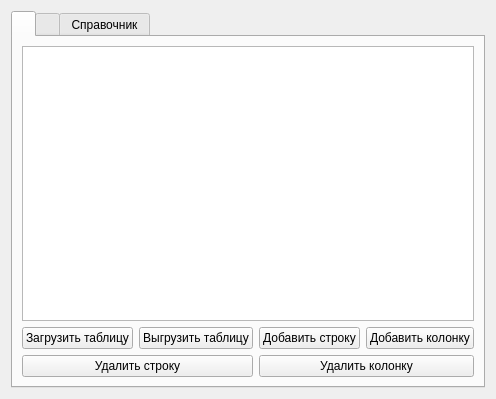
<?xml version="1.0" encoding="UTF-8"?>
<ui version="4.0">
 <class>Form</class>
 <widget class="QWidget" name="Form">
  <property name="geometry">
   <rect>
    <x>0</x>
    <y>0</y>
    <width>490</width>
    <height>399</height>
   </rect>
  </property>
  <property name="windowTitle">
   <string>Form</string>
  </property>
  <layout class="QGridLayout" name="gridLayout_2">
   <item row="0" column="0">
    <layout class="QGridLayout" name="gridLayout">
     <item row="0" column="0">
      <widget class="QTabWidget" name="tabWidget">
       <property name="currentIndex">
        <number>0</number>
       </property>
       <widget class="QWidget" name="tabWidgetPage1">
        <attribute name="title">
         <string/>
        </attribute>
        <layout class="QGridLayout" name="gridLayout_6">
         <item row="1" column="0">
          <widget class="QPushButton" name="pushButton_2">
           <property name="text">
            <string>Загрузить таблицу</string>
           </property>
          </widget>
         </item>
         <item row="1" column="3">
          <widget class="QPushButton" name="pushButton_5">
           <property name="text">
            <string>Добавить колонку</string>
           </property>
          </widget>
         </item>
         <item row="1" column="2">
          <widget class="QPushButton" name="pushButton_4">
           <property name="text">
            <string>Добавить строку</string>
           </property>
          </widget>
         </item>
         <item row="0" column="0" colspan="4">
          <widget class="QTableWidget" name="tableWidget"/>
         </item>
         <item row="1" column="1">
          <widget class="QPushButton" name="pushButton_3">
           <property name="text">
            <string>Выгрузить таблицу</string>
           </property>
          </widget>
         </item>
         <item row="2" column="2" colspan="2">
          <widget class="QPushButton" name="pushButton_7">
           <property name="text">
            <string>Удалить колонку</string>
           </property>
          </widget>
         </item>
         <item row="2" column="0" colspan="2">
          <widget class="QPushButton" name="pushButton_6">
           <property name="text">
            <string>Удалить строку</string>
           </property>
          </widget>
         </item>
        </layout>
       </widget>
       <widget class="QWidget" name="tabWidgetPage2">
        <attribute name="title">
         <string/>
        </attribute>
        <layout class="QGridLayout" name="gridLayout_4">
         <item row="0" column="0">
          <layout class="QGridLayout" name="gridLayout_3">
           <item row="0" column="0">
            <widget class="QTextEdit" name="textEdit"/>
           </item>
           <item row="1" column="0">
            <widget class="QPushButton" name="pushButton">
             <property name="text">
              <string>Сохранить CSV</string>
             </property>
            </widget>
           </item>
          </layout>
         </item>
        </layout>
       </widget>
       <widget class="QWidget" name="tab">
        <attribute name="title">
         <string>Справочник</string>
        </attribute>
        <layout class="QGridLayout" name="gridLayout_5">
         <item row="0" column="0">
          <widget class="QScrollArea" name="scrollArea">
           <property name="widgetResizable">
            <bool>true</bool>
           </property>
           <widget class="QWidget" name="scrollAreaWidgetContents">
            <property name="geometry">
             <rect>
              <x>0</x>
              <y>0</y>
              <width>936</width>
              <height>320</height>
             </rect>
            </property>
            <layout class="QGridLayout" name="gridLayout_7">
             <item row="0" column="0">
              <widget class="QLabel" name="label">
               <property name="text">
                <string>&lt;html&gt;&lt;head/&gt;&lt;body&gt;&lt;p&gt;Вкладка CSV - предназначена для опытных пользователей&lt;/p&gt;&lt;p&gt;&lt;br/&gt;&lt;/p&gt;&lt;p&gt;Если вы хотите использовать формулу в ячейке таблицы без каких-либо переменных, вы можете &lt;/p&gt;&lt;p&gt;прописать в ячейке таблицы &amp;quot;FORMULA(*формула*)&amp;quot;(Без кавычек, регистр не важен)&lt;/p&gt;&lt;p&gt;&lt;br/&gt;&lt;/p&gt;&lt;p&gt;Чтобы использовать функцию вычисления таких функций как sin, cos, tan, log; вы можете использовать их в формуле, например: FORMULA(sin(pi/3) + cos(pi/6) + log(8, 2) - tan(0))&lt;/p&gt;&lt;p&gt;В функции log, база логарифма стоит вторым параметром&lt;/p&gt;&lt;p&gt;&lt;br/&gt;&lt;/p&gt;&lt;p&gt;Математические операторы:&lt;/p&gt;&lt;p&gt;/ - деление, + - сложение, - - вычитание, ** - возведение в степень,&lt;/p&gt;&lt;p&gt;// - целочисленное деление, % - остаток от деления, ^ - XOR-Сумма&lt;/p&gt;&lt;/body&gt;&lt;/html&gt;</string>
               </property>
              </widget>
             </item>
            </layout>
           </widget>
          </widget>
         </item>
        </layout>
       </widget>
      </widget>
     </item>
    </layout>
   </item>
  </layout>
 </widget>
 <resources/>
 <connections/>
</ui>
